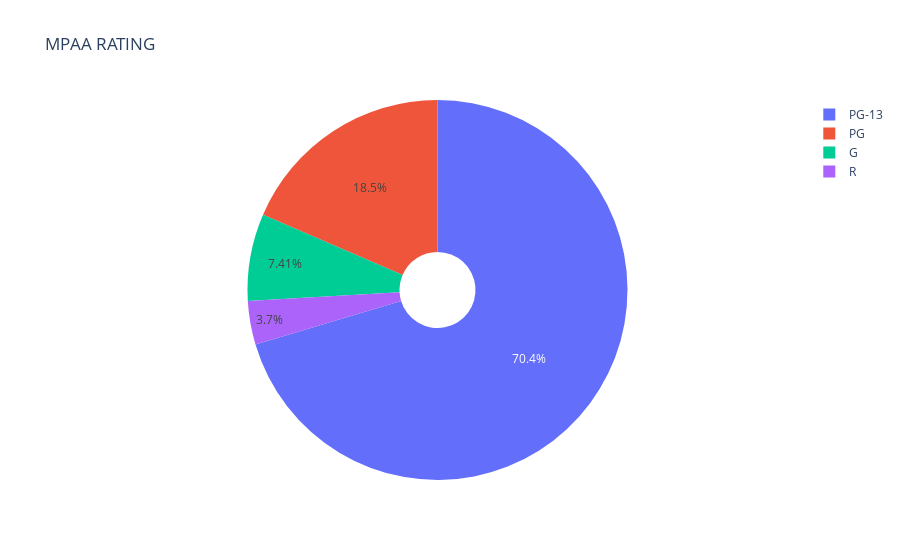

The code cell stored with this chart in its notebook:
### Markdown cell above
From 1995 to 2020 we can observe that most tickets sold was for the movies distributed by Walt Disney. And the least one is Universal.

### Code cell
data = highestGrossers['MPAA RATING'].value_counts()[:10]
label = data.index
size = data.values

trace = go.Pie(labels=label, values=size, hole=.2)
data = [trace]
layout = go.Layout(
        title = "MPAA RATING")
fig = go.Figure(data=data,layout = layout)
py.iplot(fig)

### Figure 1 — Plotly figure (JSON) as saved in the notebook; plotly's stock layout.template omitted (floating-point values rounded to 4 significant figures)
{"data": [{"hole": 0.2, "labels": ["PG-13", "PG", "G", "R"], "type": "pie", "values": [19, 5, 2, 1]}], "layout": {"title": {"text": "MPAA RATING"}}}
